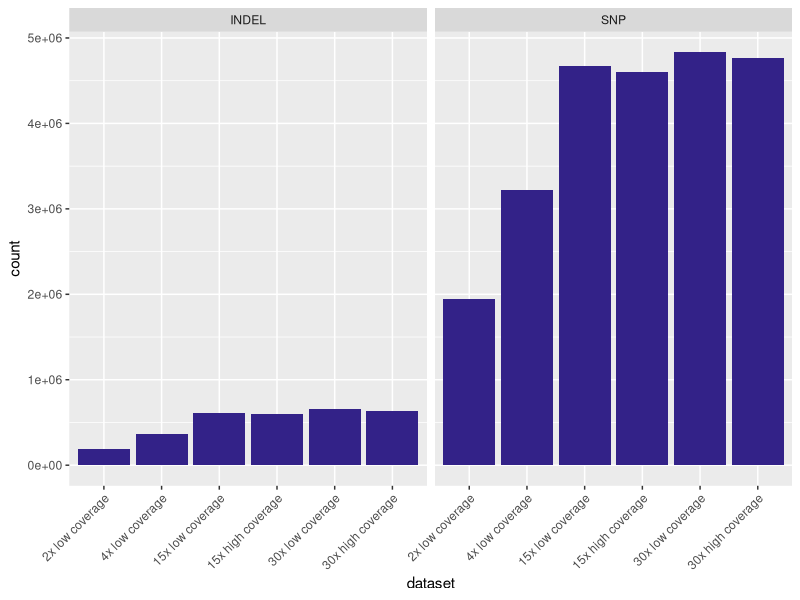
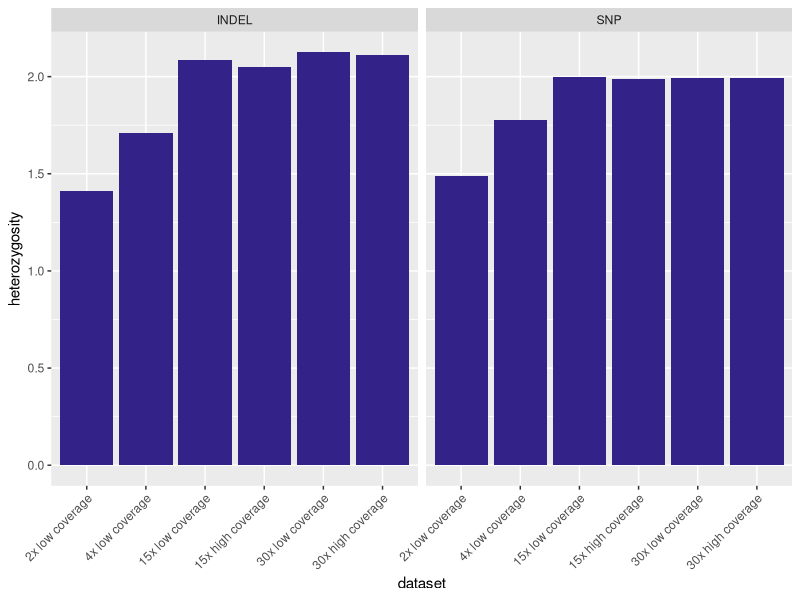
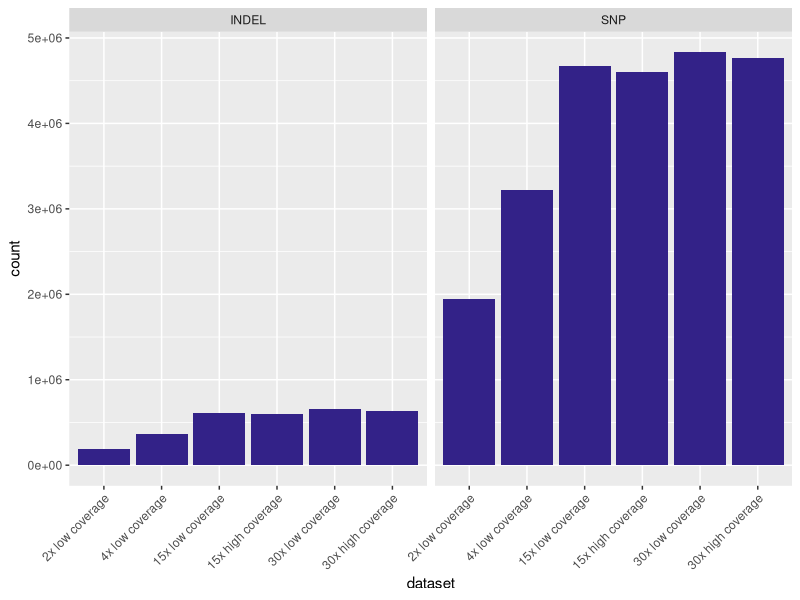
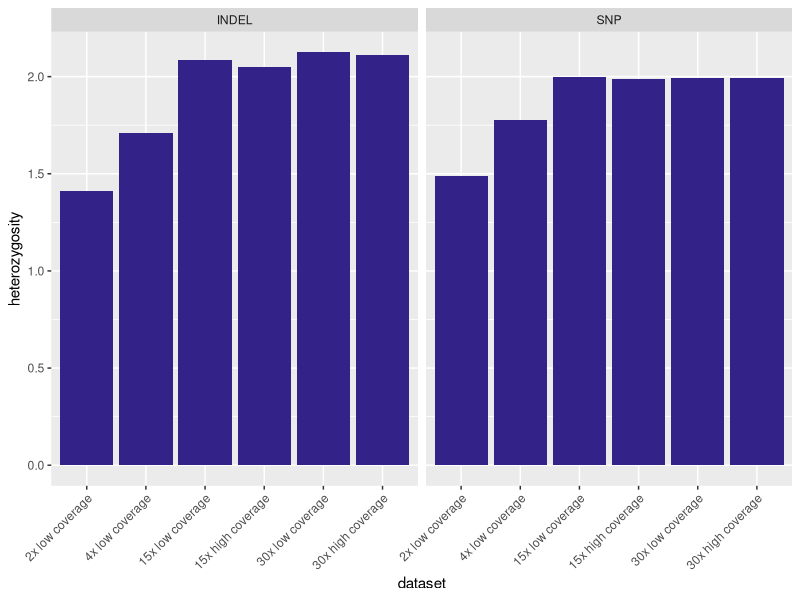

The R script that drew these images, in order:
require(tidyverse)

setwd("~/Git_Repositories/comp-pop-gen/fastq_to_vcf/variant_calling_testing/")

tgut <- read_delim("_EXPT_COMPARE_STATS/Tguttata_int_1_stats_GATK_filters.txt",delim="\t")

tgut %>%
  mutate(pipeline = case_when(pipeline == "LC" ~ "low coverage",
                              pipeline == "HC" ~ "high coverage")) %>%
  mutate(coverage=paste0(coverage,"x")) %>%
  unite(coverage,pipeline,sep=" ",remove=FALSE,col="pipeline_coverage") %>%
  ggplot(aes(factor(pipeline_coverage,levels=c("2x low coverage","4x low coverage","15x low coverage","15x high coverage","30x low coverage","30x high coverage")),count)) +
  geom_bar(stat="identity",fill="#332288") +
  facet_wrap(~TYPE,nrow=1) +
  theme(axis.text.x = element_text(angle=45,vjust=1,hjust=1)) +
  xlab("dataset")
ggsave("Tguttata_variant_counts.pdf",width=6,height=3)

tgut %>%
  mutate(pipeline = case_when(pipeline == "LC" ~ "low coverage",
                              pipeline == "HC" ~ "high coverage")) %>%
  mutate(coverage=paste0(coverage,"x")) %>%
  unite(coverage,pipeline,sep=" ",remove=FALSE,col="pipeline_coverage") %>%
  ggplot(aes(factor(pipeline_coverage,levels=c("2x low coverage","4x low coverage","15x low coverage","15x high coverage","30x low coverage","30x high coverage")),mean_het)) +
  geom_bar(stat="identity",fill="#332288") +
  facet_wrap(~TYPE,nrow=1) +
  theme(axis.text.x = element_text(angle=45,vjust=1,hjust=1)) +
  xlab("dataset") +
  ylab("heterozygosity")
ggsave("Tguttata_heterozygosity.pdf",width=6,height=3)
